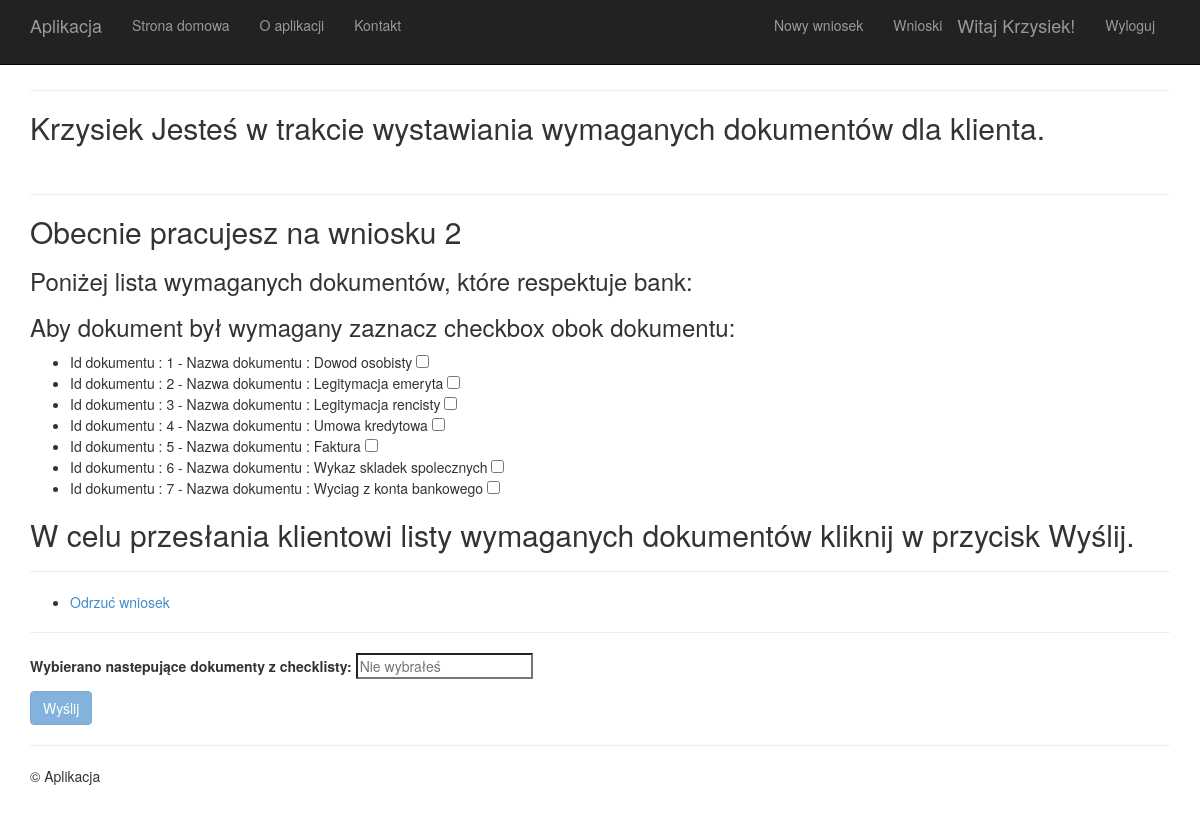
/wniosek/2/wyslijwymaganedokumenty/ (signed in), run on the app's committed database.
### app/models.py (models this page shows)
class CreditApplication(models.Model):
    id = models.AutoField(primary_key = True) # automatycznie się dodaje
    personal_data = models.OneToOneField(PersonalData, on_delete=models.CASCADE,blank = False,null=True)#jesli usuniety zostanie człowieczek to również usuniety będzie dokument, unikatowy system nie pozwoli na dodanie nowego wniosku kredytowego dla danej osoby
    icome = models.ForeignKey(IncomeName,on_delete=models.CASCADE,blank = True,null=True) # niewymagalne, moze być puste
    proposed_offer = models.ForeignKey(ProposedOffer,on_delete=models.CASCADE,blank = True,null=True)# niewymagalne, moze być puste
    confirmed_offer = models.ForeignKey(ConfirmedOffer,on_delete=models.CASCADE,blank = True,null=True)#może być pusty niewymagany
    required_document = models.ForeignKey(RequiredDocument,on_delete=models.CASCADE,blank = True,null=True)# niewymagalne, moze być puste
    added_documents = models.ForeignKey(SentDocument,on_delete=models.CASCADE,blank=True,null=True)# niewymagalne, moze być puste
    status = models.ForeignKey(AccessStatus,on_delete=models.CASCADE,blank = False) # wymagalne
    comment = models.CharField(max_length= 50,blank=True,null=True)# dodane pole do wprowadzenia komentarza

class TechnicalDocument(models.Model):
    id = models.AutoField(primary_key = True) # automatycznie się dodaje
    document_name = models.CharField(max_length= 50,unique=True,blank=False) # wymagalne

### app/views.py (the view)
def requireddocumentsView(request,creditapplication_id):
    try:
        creditapplication = CreditApplication.objects.get(pk=creditapplication_id)#tutaj zwraca konkretny wniosek wyszykująć po id
    except CreditApplication.DoesNotExist:
        return render(request,
                  'app/komunikat.html',
                  {
                      'message':'Wniosek nie istnieje.',
                      })
    if(creditapplication.status_id!=4):
           return render(request,
                  'app/komunikat.html',
                  {
                      'message':'Wniosek na innym etapie.',
                  })
    try:#technical documents
        technicalDocuments = TechnicalDocument.objects.all()
    except TechnicalDocument.DoesNotExist:
        return render(request,
                  'app/komunikat.html',
                  {
                      'message':'Brak listy dokumentów do wyboru  w  Banku',}
                  )
    if request.method =='POST':
       form = RequiredDocumentForm(request.POST)
       if form.is_valid():
          documents_number = request.POST.get('documents_number','')
          required_documents_obj = RequiredDocument(documents_number = documents_number)
          try:
              required_documents_obj.save()
          except:
              return render(request,
                  'app/komunikat.html',
                  {
                      'message':'Problem z zapisem wymaganych dokumentów dla klienta.',}
                  )
          creditapplication.required_document=required_documents_obj
          creditapplication.status_id=5
          creditapplication.save(update_fields=['required_document','status'])#tak się zmienia odpowiednie dane na wniosku
          return render(request,
                  'app/start.html',
                         {
                           'message':'Wyznaczono liste wymaganych dokumentów dla wniosku '+str(creditapplication_id),
                         }
                  )
       else:
          try:
              send_mail('Nie uzupelniono tabelki Wymaganych dokumentów', 'Forma zle zwalidowana', 'arek.peplinski@wp.pl', ['arek.peplinski@wp.pl'])
          except:
              return render(request,
                  'app/komunikat.html',
                  {
                      'message':'Problem z wysłaniem maila.',}
                  )
    else:
         form = RequiredDocumentForm()
    return render(request,
                  'app/requiredDocuments.html',
                         {
                           'form':form,
                           'creditapplication':creditapplication,
                           'technicalDocuments':technicalDocuments,
                         }
                   )

### app/forms.py
class RequiredDocumentForm(forms.Form):
    documents_number = forms.CharField()#tutaj ma wpadać string z numerkami wymaganych dokumentów

### app/templates/app/requiredDocuments.html (shortened to what this page needs)
﻿{% extends "app/layout.html" %}
{% block content %}
{% if user.is_authenticated %}
<hr />
<h2>{{ user.username }} Jesteś w trakcie wystawiania wymaganych dokumentów dla klienta.</h2><br>
<hr />
<h2>Obecnie pracujesz na wniosku {{creditapplication.id}}</h2>
<h3>Poniżej lista wymaganych dokumentów, które respektuje bank:</h3>
<h3>Aby dokument był wymagany zaznacz checkbox obok dokumentu: </h3>
{% if technicalDocuments %}
<div name="dokumenty">
<ul>
    {% for element in technicalDocuments %}
    <li>
    Id dokumentu : {{ element.id }}    -    Nazwa dokumentu : {{ element.document_name }}
    <input type="checkbox" name={{ element.id }} id="{{ element.id }}" value="False" onchange="refreshValueofDocumentForm({{ element.id }},{{technicalDocuments.count}});" required/>
    </li>
    {% endfor %}
</ul>
</div>
{% else %}
<h3>Nie masz zadnych dokumentów</h3>
{% endif %}
<h2>W celu przesłania klientowi listy wymaganych dokumentów kliknij w przycisk Wyślij.</h2>
<hr />
<ul>
    <li><a href="/wniosek/{{ creditapplication.id }}/odrzucenie/">Odrzuć wniosek</a></li>
</ul>
<form action="" method="post">{% csrf_token %}
<hr />
    <p>
        <label for="documents_number">Wybierano nastepujące  dokumenty z checklisty: </label>
        <input type="text" name="documents_number" id ="documents_number" placeholder="Nie wybrałeś" required data-readonly/>
    </p>
<input type="submit" name="przyciskZatwierdzDoksy" id="przyciskZatwierdzDoksy" value="Wyślij" disabled class="btn btn-primary btn-large" />
</form>
{% else %}
<h1>Aby otrzymać odpowiednie dostępy skontaktuj sie z twórcą portalu!</h1>
{% endif %}
{% endblock %}

### app/templates/app/loginpartial.html (shortened to what this page needs)
{% if user.is_authenticated %}
<form id="logoutForm" action="/logout" method="post" class="navbar-right">
    <ul class="nav navbar-nav">
          <li><a href="{% url 'personalData' %}">Nowy wniosek</a></li>
          <li><a href="{% url 'start' %}">Wnioski</a></li>
    </ul>
    <ul class="nav navbar-nav navbar-right">
        <li><span class="navbar-brand">Witaj {{ user.username }}!</span></li>
        <li><a href="javascript:document.getElementById('logoutForm').submit()">Wyloguj</a></li>
    </ul>
</form>
{% else %}
<ul class="nav navbar-nav navbar-right">
    <li><a href="{% url 'login' %}">Zaloguj sie</a></li>
</ul>
{% endif %}

### data on the page
CreditApplication: id "2"
TechnicalDocument: id "1", document_name "Dowod osobisty"
TechnicalDocument: id "2", document_name "Legitymacja emeryta"
TechnicalDocument: id "3", document_name "Legitymacja rencisty"
TechnicalDocument: id "4", document_name "Umowa kredytowa"
TechnicalDocument: id "5", document_name "Faktura"
TechnicalDocument: id "6", document_name "Wykaz skladek spolecznych"
TechnicalDocument: id "7", document_name "Wyciag z konta bankowego"

### other printed values
{{ user.username }} "Krzysiek"
